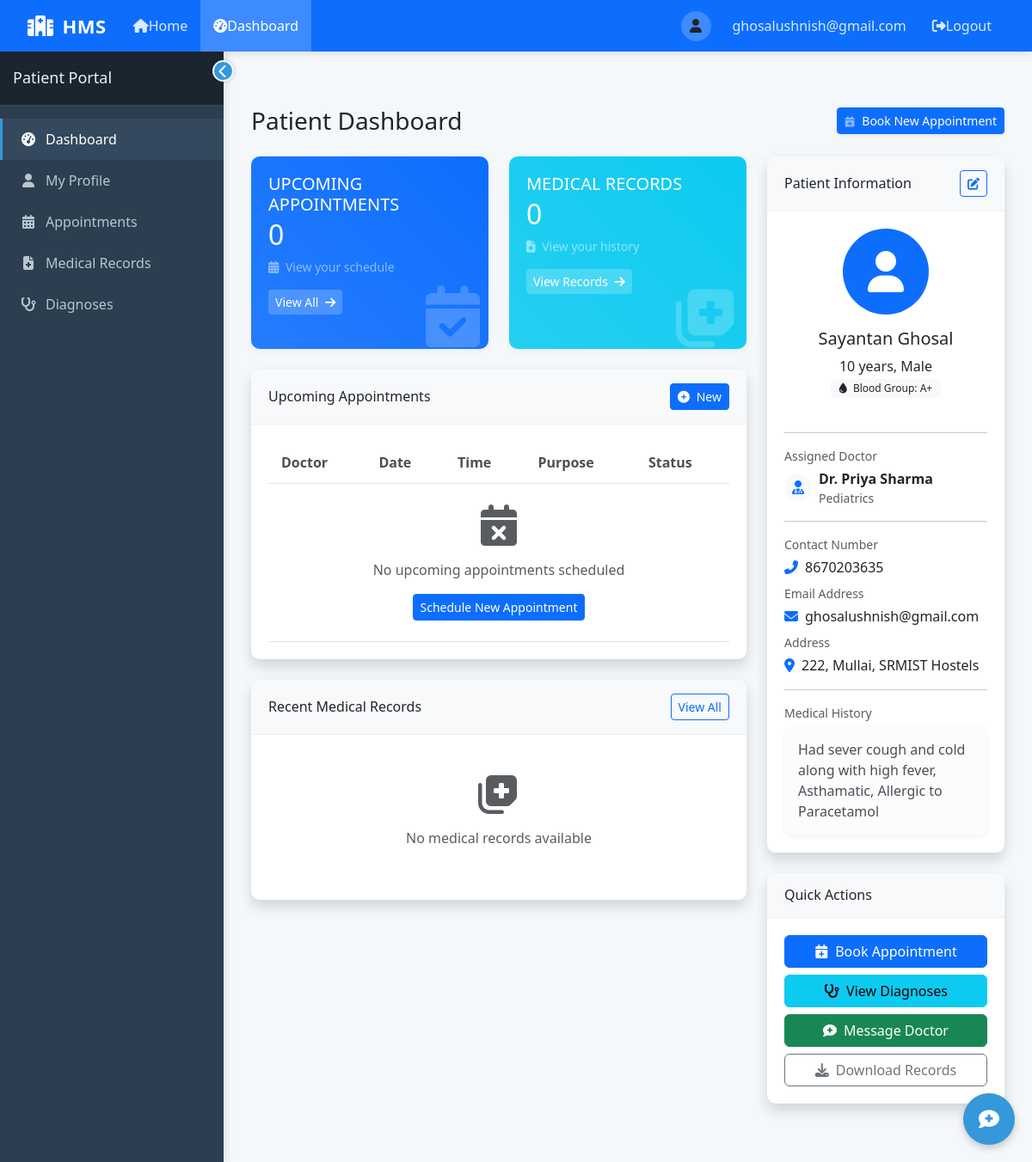
/dashboard (signed in), run on an earlier commit of the app's database.
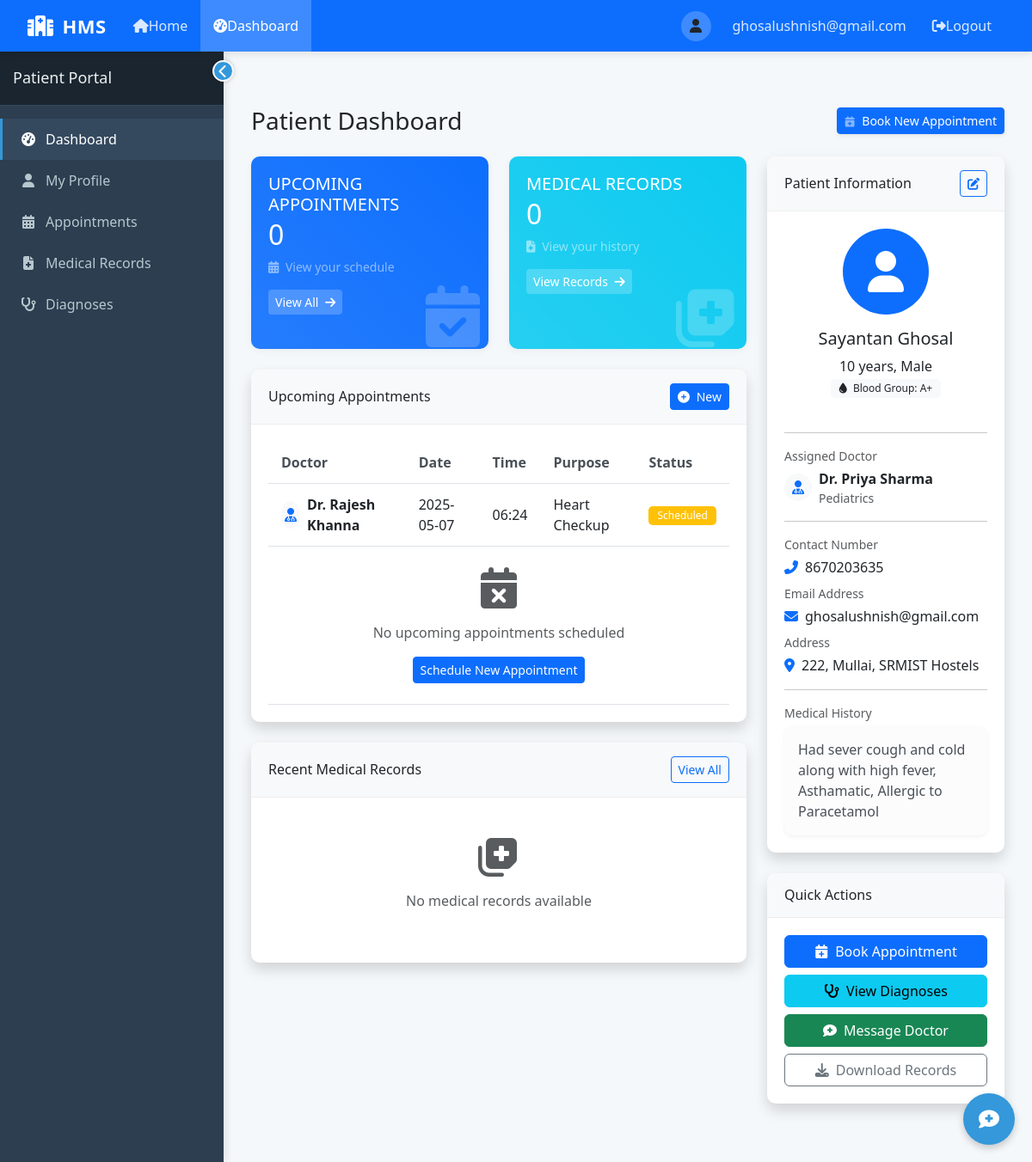
And on a later commit of the database.
### tables this page shows
CREATE TABLE Appointment (
            AppointmentID INTEGER PRIMARY KEY AUTOINCREMENT,
            PatientID INTEGER NOT NULL,
            DoctorID INTEGER NOT NULL,
            Date DATE NOT NULL,
            Time TEXT NOT NULL,
            Status TEXT DEFAULT 'Scheduled' CHECK (Status IN ('Scheduled', 'Completed', 'Cancelled')),
            Purpose TEXT,
            FOREIGN KEY (PatientID) REFERENCES Patient(PatientID),
            FOREIGN KEY (DoctorID) REFERENCES Doctor(DoctorID)
        );

CREATE TABLE Doctor (
            DoctorID INTEGER PRIMARY KEY AUTOINCREMENT,
            Name TEXT NOT NULL,
            Specialisation TEXT NOT NULL,
            Username TEXT NOT NULL UNIQUE,
            Password TEXT NOT NULL,
            ContactNumber TEXT,
            Email TEXT,
            AddedByAdmin INTEGER,
            JoinDate DATE DEFAULT CURRENT_DATE,
            FOREIGN KEY (AddedByAdmin) REFERENCES Admin(AdminID)
        );

### app.py (the view, shortened to what this page needs)
@app.route('/dashboard')
def dashboard():
    if 'user_id' not in session:
        return redirect(url_for('login'))
    user_type = session.get('user_type')
    user_id = session.get('user_id')
    current_date = datetime.now().strftime('%Y-%m-%d')  # Add this line to get current date
    conn = get_db_connection()
    if user_type == 'admin':
        doctors = conn.execute('SELECT * FROM Doctor').fetchall()
        patients = conn.execute('SELECT * FROM Patient').fetchall()
        appointments = conn.execute('''
        SELECT a.*, p.Name as PatientName, d.Name as DoctorName
        FROM Appointment a
        JOIN Patient p ON a.PatientID = p.PatientID
        JOIN Doctor d ON a.DoctorID = d.DoctorID
        ORDER BY a.Date, a.Time
        ''').fetchall()
        return render_template('admin_dashboard.html',
                              doctors=doctors,
                              patients=patients,
                              appointments=appointments,
                              current_date=current_date)  # Add current_date here
    elif user_type == 'patient':
        patient = conn.execute('SELECT * FROM Patient WHERE PatientID = ?', (user_id,)).fetchone()
        doctor = None
        if patient['AssignedDoctorID']:
            doctor = conn.execute('SELECT * FROM Doctor WHERE DoctorID = ?',
                                 (patient['AssignedDoctorID'],)).fetchone()
        appointments = conn.execute('''
        SELECT a.*, d.Name as DoctorName
        FROM Appointment a
        JOIN Doctor d ON a.DoctorID = d.DoctorID
        WHERE a.PatientID = ?
        ORDER BY a.Date DESC, a.Time
        ''', (user_id,)).fetchall()
        medical_records = conn.execute('''
        SELECT mr.*, d.Name as DoctorName
        FROM MedicalRecord mr
        JOIN Doctor d ON mr.PrescribedBy = d.DoctorID
        WHERE mr.PatientID = ?
        ORDER BY mr.RecordDate DESC
        ''', (user_id,)).fetchall()
        diagnoses = conn.execute('''
        SELECT diag.*, d.Name as DoctorName
        FROM Diagnosis diag
        JOIN Doctor d ON diag.DiagnosedBy = d.DoctorID
        WHERE diag.PatientID = ?
        ORDER BY diag.Date DESC
        ''', (user_id,)).fetchall()
        return render_template('patient_dashboard.html',
                              patient=patient,
                              doctor=doctor,
                              appointments=appointments,
                              medical_records=medical_records,
                              diagnoses=diagnoses,
                              current_date=current_date)  # Add current_date here
    conn.close()
    return redirect(url_for('index'))

### app.py (called while the page is built)
def get_db_connection():
    conn = sqlite3.connect(DB_PATH)
    conn.row_factory = sqlite3.Row
    return conn

### templates/patient_dashboard.html (shortened to what the changed rows need)
{% extends "layout.html" %}
{% block content %}
<div class="container-fluid py-4">
    <div class="d-sm-flex align-items-center justify-content-between mb-4">
        <h1 class="h3 mb-0 text-gray-800">Patient Dashboard</h1>
    </div>
    <div class="row">
        <div class="col-lg-8">
                                        {% set upcoming_count = 0 %}
                                        {% for app in appointments %}
                                            {% if app.Status == 'Scheduled' and app.Date >= current_date %}
                                                {% set upcoming_count = upcoming_count + 1 %}
                                            {% endif %}
                                        {% endfor %}
            <div class="card shadow mb-4">
                <div class="card-body">
                    <div class="table-responsive">
                        <table class="table table-hover">
                            <thead>
                                <tr>
                                    <th>Doctor</th>
                                    <th>Date</th>
                                    <th>Time</th>
                                    <th>Purpose</th>
                                    <th>Status</th>
                                </tr>
                            </thead>
                            <tbody>
                                {% set upcoming_found = false %}
                                {% set displayed_count = 0 %}
                                {% for appointment in appointments %}
                                    {% if appointment.Status == 'Scheduled' and appointment.Date >= current_date and displayed_count < 3 %}
                                        {% set upcoming_found = true %}
                                        {% set displayed_count = displayed_count + 1 %}
                                        <tr>
                                            <td>
                                                <div class="d-flex align-items-center">
                                                    <div class="avatar rounded-circle bg-light me-2 d-flex align-items-center justify-content-center" style="width: 32px; height: 32px;">
                                                        <i class="fas fa-user-md text-primary"></i>
                                                    </div>
                                                    <div>
                                                        <div class="fw-bold">{{ appointment.DoctorName }}</div>
                                                    </div>
                                                </div>
                                            </td>
                                            <td>{{ appointment.Date }}</td>
                                            <td>{{ appointment.Time }}</td>
                                            <td>{{ appointment.Purpose if appointment.Purpose else 'Regular checkup' }}</td>
                                            <td>
                                                <span class="badge bg-warning">{{ appointment.Status }}</span>
                                            </td>
                                        </tr>
                                    {% endif %}
                                {% endfor %}
                            </tbody>
                        </table>
                    </div>
                </div>
            </div>
        </div>
    </div>
</div>
{% endblock %}

What changed in the data, as far as the page shows it:
added Appointment: DoctorName "Dr. Rajesh Khanna", Date "2025-05-07", Time "06:24", Purpose "Heart Checkup", Status "Scheduled"
